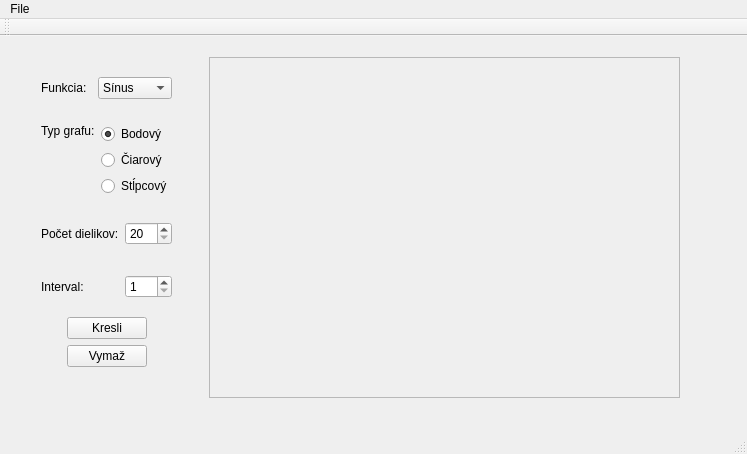
<?xml version="1.0" encoding="UTF-8"?>
<ui version="4.0">
 <class>GrafikaClass</class>
 <widget class="QMainWindow" name="GrafikaClass">
  <property name="geometry">
   <rect>
    <x>0</x>
    <y>0</y>
    <width>747</width>
    <height>454</height>
   </rect>
  </property>
  <property name="windowTitle">
   <string>Grafika</string>
  </property>
  <widget class="QWidget" name="centralWidget">
   <widget class="QWidget" name="layoutWidget">
    <property name="geometry">
     <rect>
      <x>30</x>
      <y>10</y>
      <width>681</width>
      <height>380</height>
     </rect>
    </property>
    <layout class="QHBoxLayout" name="horizontalLayout_5">
     <item>
      <layout class="QVBoxLayout" name="verticalLayout_4">
       <item>
        <spacer name="verticalSpacer_8">
         <property name="orientation">
          <enum>Qt::Vertical</enum>
         </property>
         <property name="sizeHint" stdset="0">
          <size>
           <width>20</width>
           <height>18</height>
          </size>
         </property>
        </spacer>
       </item>
       <item>
        <layout class="QHBoxLayout" name="horizontalLayout">
         <item>
          <widget class="QLabel" name="label">
           <property name="text">
            <string>Funkcia:</string>
           </property>
          </widget>
         </item>
         <item>
          <widget class="QComboBox" name="comboBox">
           <property name="currentText">
            <string>Sínus</string>
           </property>
           <item>
            <property name="text">
             <string>Sínus</string>
            </property>
           </item>
           <item>
            <property name="text">
             <string>Kosínus</string>
            </property>
           </item>
          </widget>
         </item>
        </layout>
       </item>
       <item>
        <spacer name="verticalSpacer_4">
         <property name="orientation">
          <enum>Qt::Vertical</enum>
         </property>
         <property name="sizeHint" stdset="0">
          <size>
           <width>17</width>
           <height>13</height>
          </size>
         </property>
        </spacer>
       </item>
       <item>
        <layout class="QHBoxLayout" name="horizontalLayout_2">
         <item>
          <layout class="QVBoxLayout" name="verticalLayout_2">
           <item>
            <widget class="QLabel" name="label_2">
             <property name="text">
              <string>Typ grafu:</string>
             </property>
            </widget>
           </item>
           <item>
            <spacer name="verticalSpacer">
             <property name="orientation">
              <enum>Qt::Vertical</enum>
             </property>
             <property name="sizeHint" stdset="0">
              <size>
               <width>20</width>
               <height>40</height>
              </size>
             </property>
            </spacer>
           </item>
          </layout>
         </item>
         <item>
          <layout class="QVBoxLayout" name="verticalLayout">
           <item>
            <widget class="QRadioButton" name="bodovy">
             <property name="text">
              <string>Bodový</string>
             </property>
             <property name="checked">
              <bool>true</bool>
             </property>
            </widget>
           </item>
           <item>
            <widget class="QRadioButton" name="ciarovy">
             <property name="text">
              <string>Čiarový</string>
             </property>
            </widget>
           </item>
           <item>
            <widget class="QRadioButton" name="stlpcovy">
             <property name="text">
              <string>Stĺpcový</string>
             </property>
            </widget>
           </item>
          </layout>
         </item>
        </layout>
       </item>
       <item>
        <spacer name="verticalSpacer_5">
         <property name="orientation">
          <enum>Qt::Vertical</enum>
         </property>
         <property name="sizeHint" stdset="0">
          <size>
           <width>17</width>
           <height>13</height>
          </size>
         </property>
        </spacer>
       </item>
       <item>
        <layout class="QFormLayout" name="formLayout">
         <item row="0" column="0">
          <widget class="QLabel" name="label_3">
           <property name="text">
            <string>Počet dielikov:</string>
           </property>
          </widget>
         </item>
         <item row="0" column="1">
          <widget class="QSpinBox" name="pocet">
           <property name="minimum">
            <number>20</number>
           </property>
           <property name="maximum">
            <number>50</number>
           </property>
          </widget>
         </item>
         <item row="2" column="0">
          <spacer name="verticalSpacer_2">
           <property name="orientation">
            <enum>Qt::Vertical</enum>
           </property>
           <property name="sizeHint" stdset="0">
            <size>
             <width>20</width>
             <height>18</height>
            </size>
           </property>
          </spacer>
         </item>
         <item row="3" column="0">
          <widget class="QLabel" name="label_4">
           <property name="text">
            <string>Interval:</string>
           </property>
          </widget>
         </item>
         <item row="3" column="1">
          <widget class="QSpinBox" name="n">
           <property name="minimum">
            <number>1</number>
           </property>
           <property name="maximum">
            <number>25</number>
           </property>
          </widget>
         </item>
        </layout>
       </item>
       <item>
        <layout class="QHBoxLayout" name="horizontalLayout_3">
         <item>
          <spacer name="horizontalSpacer">
           <property name="orientation">
            <enum>Qt::Horizontal</enum>
           </property>
           <property name="sizeHint" stdset="0">
            <size>
             <width>17</width>
             <height>20</height>
            </size>
           </property>
          </spacer>
         </item>
         <item>
          <layout class="QVBoxLayout" name="verticalLayout_3">
           <item>
            <spacer name="verticalSpacer_3">
             <property name="orientation">
              <enum>Qt::Vertical</enum>
             </property>
             <property name="sizeHint" stdset="0">
              <size>
               <width>20</width>
               <height>13</height>
              </size>
             </property>
            </spacer>
           </item>
           <item>
            <widget class="QPushButton" name="kresli">
             <property name="text">
              <string>Kresli</string>
             </property>
            </widget>
           </item>
           <item>
            <widget class="QPushButton" name="vymaz">
             <property name="text">
              <string>Vymaž</string>
             </property>
            </widget>
           </item>
          </layout>
         </item>
         <item>
          <spacer name="horizontalSpacer_2">
           <property name="orientation">
            <enum>Qt::Horizontal</enum>
           </property>
           <property name="sizeHint" stdset="0">
            <size>
             <width>13</width>
             <height>20</height>
            </size>
           </property>
          </spacer>
         </item>
        </layout>
       </item>
       <item>
        <spacer name="verticalSpacer_6">
         <property name="orientation">
          <enum>Qt::Vertical</enum>
         </property>
         <property name="sizeHint" stdset="0">
          <size>
           <width>17</width>
           <height>48</height>
          </size>
         </property>
        </spacer>
       </item>
      </layout>
     </item>
     <item>
      <spacer name="horizontalSpacer_3">
       <property name="orientation">
        <enum>Qt::Horizontal</enum>
       </property>
       <property name="sizeHint" stdset="0">
        <size>
         <width>38</width>
         <height>20</height>
        </size>
       </property>
      </spacer>
     </item>
     <item>
      <layout class="QVBoxLayout" name="verticalLayout_5">
       <item>
        <layout class="QHBoxLayout" name="horizontalLayout_4">
         <item>
          <widget class="QScrollArea" name="scrollArea">
           <property name="widgetResizable">
            <bool>true</bool>
           </property>
           <widget class="QWidget" name="scrollAreaWidgetContents">
            <property name="geometry">
             <rect>
              <x>0</x>
              <y>0</y>
              <width>468</width>
              <height>349</height>
             </rect>
            </property>
           </widget>
          </widget>
         </item>
         <item>
          <spacer name="verticalSpacer_7">
           <property name="orientation">
            <enum>Qt::Vertical</enum>
           </property>
           <property name="sizeHint" stdset="0">
            <size>
             <width>20</width>
             <height>348</height>
            </size>
           </property>
          </spacer>
         </item>
        </layout>
       </item>
       <item>
        <spacer name="horizontalSpacer_6">
         <property name="orientation">
          <enum>Qt::Horizontal</enum>
         </property>
         <property name="sizeHint" stdset="0">
          <size>
           <width>498</width>
           <height>17</height>
          </size>
         </property>
        </spacer>
       </item>
      </layout>
     </item>
    </layout>
   </widget>
  </widget>
  <widget class="QMenuBar" name="menuBar">
   <property name="geometry">
    <rect>
     <x>0</x>
     <y>0</y>
     <width>747</width>
     <height>21</height>
    </rect>
   </property>
   <widget class="QMenu" name="menuFile">
    <property name="title">
     <string>File</string>
    </property>
    <addaction name="actionSave"/>
   </widget>
   <addaction name="menuFile"/>
  </widget>
  <widget class="QToolBar" name="mainToolBar">
   <attribute name="toolBarArea">
    <enum>TopToolBarArea</enum>
   </attribute>
   <attribute name="toolBarBreak">
    <bool>false</bool>
   </attribute>
  </widget>
  <widget class="QStatusBar" name="statusBar"/>
  <action name="actionSave">
   <property name="text">
    <string>Save</string>
   </property>
  </action>
 </widget>
 <layoutdefault spacing="6" margin="11"/>
 <resources>
  <include location="Grafika.qrc"/>
 </resources>
 <connections/>
</ui>
